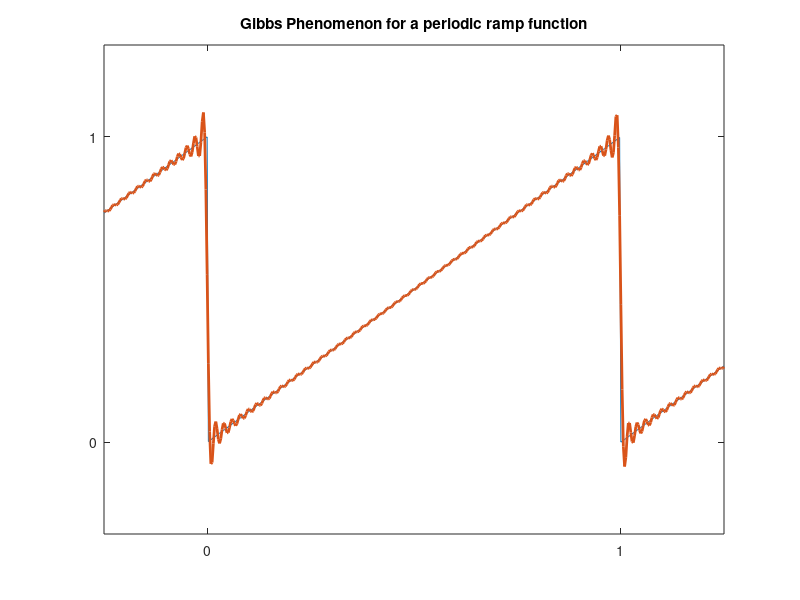

MATLAB code to generate this figure:
x = linspace(-1/8,5/8,500);
y=(1+sign(x)).*(1+sign(1/2-x))/4;
z=ones(1,length(x))/2;

for k=0:50
    z=z+2*sin(2*pi*(2*k+1)*x)/(pi*(2*k+1));
    plot(x,y,x,z,'LineWidth',2)
    ylim([-0.3 1.3])
    title('Gibbs Phenomenon for a step function')
    xticks([0 1/2])
    xticklabels({'0','1/2'})
    yticks([0 1])
    yticklabels({'0','1'})
    drawnow nocallbacks
    pause(0.5)
end

x = linspace(-1/4,5/4,500);
y=x.*(1+sign(x)).*(1+sign(1-x))/4+(x-1).*(1+sign(x-1)).*(1+sign(2-x))/4+(x+1).*(1+sign(x+1)).*(1+sign(-x))/4;
z=ones(1,length(x))/2;

for k=1:50
    z=z-sin(2*pi*k*x)/(pi*k);
    plot(x,y,x,z,'LineWidth',2)
    ylim([-0.3 1.3])
    xlim([-1/4 5/4])
    title('Gibbs Phenomenon for a periodic ramp function')
    xticks([0 1])
    xticklabels({'0','1'})
    yticks([0 1])
    yticklabels({'0','1'})
    drawnow nocallbacks
    pause(0.5)
end